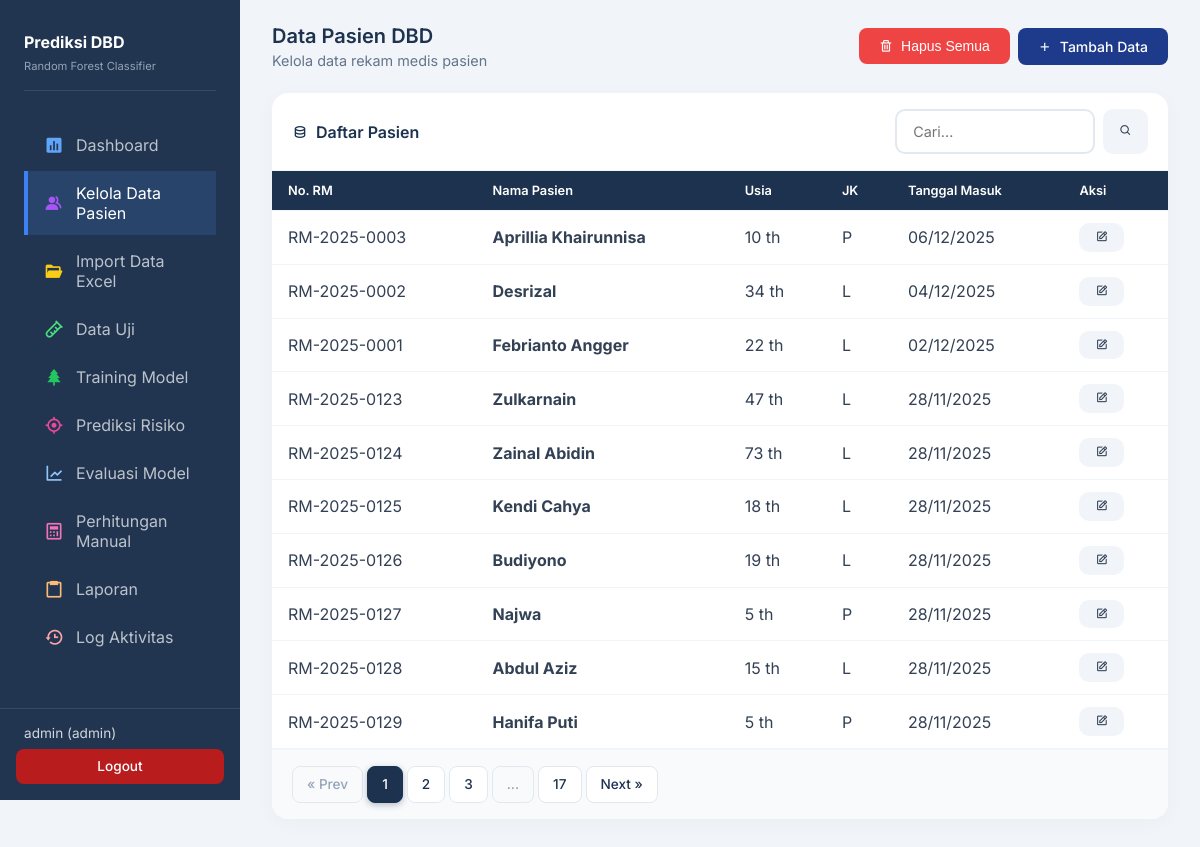
/data/ (signed in), run on the app's committed database.
### app/models.py (models this page shows, shortened)
class User(UserMixin, db.Model):
    __tablename__ = 'users'
    id = db.Column(db.Integer, primary_key=True)
    username = db.Column(db.String(50), unique=True, nullable=False)
    password = db.Column(db.String(255), nullable=False)
    nama_lengkap = db.Column(db.String(100), nullable=False)
    email = db.Column(db.String(100))
    role = db.Column(db.Enum('admin', 'petugas'), default='petugas')
    foto = db.Column(db.String(255), default='default.png')
    status = db.Column(db.Enum('aktif', 'nonaktif'), default='aktif')
    last_login = db.Column(db.DateTime)
    created_at = db.Column(db.DateTime, default=datetime.utcnow)
    updated_at = db.Column(db.DateTime, default=datetime.utcnow, onupdate=datetime.utcnow)

class PasienDBD(db.Model):
    __tablename__ = 'pasien_dbd'
    id = db.Column(db.Integer, primary_key=True)
    no_rm = db.Column(db.String(20), unique=True)
    nama_pasien = db.Column(db.String(100), nullable=False)
    usia = db.Column(db.Integer, nullable=False)
    jenis_kelamin = db.Column(db.Enum('L', 'P'), nullable=False)
    alamat = db.Column(db.Text)
    tanggal_masuk = db.Column(db.Date, nullable=False)
    tanggal_keluar = db.Column(db.Date)
    lama_rawat = db.Column(db.Integer)
    bulan = db.Column(db.String(20))
    tahun = db.Column(db.Integer)
    created_at = db.Column(db.DateTime, default=datetime.utcnow)
    updated_at = db.Column(db.DateTime, default=datetime.utcnow, onupdate=datetime.utcnow)

### app/routes/data.py (the view, shortened to what this page needs)
@data_bp.route('/')
@login_required
@admin_or_petugas_required
def index():
    page = request.args.get('page', 1, type=int)
    search = request.args.get('search', '')
    query = PasienDBD.query
    pasien = query.order_by(PasienDBD.tanggal_masuk.desc()).paginate(
        page=page, per_page=10, error_out=False
    )
    return render_template('data/index.html', pasien=pasien, search=search)

### app/templates/data/index.html (shortened to what this page needs)
{% extends "base.html" %}
{% block content %}
<div class="page-header d-flex justify-content-between align-items-center mb-4">
    <div>
        <h4 class="fw-bold text-dark mb-1">Data Pasien DBD</h4>
        <p class="text-muted mb-0" style="font-size: 0.9rem;">Kelola data rekam medis pasien</p>
    </div>
    <div class="d-flex gap-2">
        {% if current_user.role == 'admin' %}
        <form action="{{ url_for('data.delete_all') }}" method="POST" onsubmit="return confirm('Yakin ingin menghapus SELURUH data pasien? Aksi ini tidak dapat dibatalkan!');">
            <button type="submit" class="btn btn-danger shadow-sm" style="border-radius: 8px;"><i class='bx bx-trash me-1'></i> Hapus Semua</button>
        </form>
        {% endif %}
        <a href="{{ url_for('data.create') }}" class="btn btn-primary shadow-sm" style="border-radius: 8px; background: #1e3a8a; border: none;"><i class='bx bx-plus me-1'></i> Tambah Data</a>
    </div>
</div>
<div class="card" style="border-radius: 16px; border: none; box-shadow: 0 4px 20px rgba(0,0,0,0.03); background: white;">
    <div class="card-header">
        <h5><i class='bx bx-data text-primary me-2'></i>Daftar Pasien</h5>
        <form method="GET" class="d-flex gap-2">
            <input type="text" name="search" class="form-control" style="width: 200px;" placeholder="Cari..." value="{{ search }}">
            <button type="submit" class="btn btn-secondary btn-sm"><i class='bx bx-search'></i></button>
        </form>
    </div>
    <div class="card-body" style="padding: 0;">
        <table class="table">
            <thead>
                <tr>
                    <th>No. RM</th>
                    <th>Nama Pasien</th>
                    <th>Usia</th>
                    <th>JK</th>
                    <th>Tanggal Masuk</th>
                    <th>Aksi</th>
                </tr>
            </thead>
            <tbody>
                {% for p in pasien.items %}
                <tr>
                    <td>{{ p.no_rm or '-' }}</td>
                    <td><strong>{{ p.nama_pasien }}</strong></td>
                    <td>{{ p.usia }} th</td>
                    <td>{{ p.jenis_kelamin }}</td>
                    <td>{{ p.tanggal_masuk.strftime('%d/%m/%Y') if p.tanggal_masuk else '-' }}</td>
                    <td>
                        <a href="{{ url_for('data.edit', id=p.id) }}" class="btn btn-sm btn-secondary"><i class='bx bx-edit'></i></a>
                    </td>
                </tr>
                {% else %}
                <tr><td colspan="6" class="text-center text-muted py-4">Tidak ada data pasien</td></tr>
                {% endfor %}
            </tbody>
        </table>
    </div>
    {% if pasien.pages > 1 %}
    <div class="card-footer">
        <nav aria-label="Page navigation">
            <ul class="pagination justify-content-center mb-0">
                <li class="page-item {% if not pasien.has_prev %}disabled{% endif %}">
                    <a class="page-link" href="{{ url_for('data.index', page=pasien.prev_num, search=search) if pasien.has_prev else '#' }}">&laquo; Prev</a>
                </li>
                {% for page_num in pasien.iter_pages(left_edge=1, right_edge=1, left_current=2, right_current=2) %}
                    {% if page_num %}
                        <li class="page-item {% if page_num == pasien.page %}active{% endif %}">
                            <a class="page-link" href="{{ url_for('data.index', page=page_num, search=search) }}">{{ page_num }}</a>
                        </li>
                    {% else %}
                        <li class="page-item disabled"><span class="page-link">...</span></li>
                    {% endif %}
                {% endfor %}
                <li class="page-item {% if not pasien.has_next %}disabled{% endif %}">
                    <a class="page-link" href="{{ url_for('data.index', page=pasien.next_num, search=search) if pasien.has_next else '#' }}">Next &raquo;</a>
                </li>
            </ul>
        </nav>
    </div>
    {% endif %}
</div>
{% endblock %}

### app/templates/base.html (shortened to what this page needs)
<!DOCTYPE html>
<html lang="id">
<head>
    <link href="https://unpkg.com/boxicons@2.1.4/css/boxicons.min.css" rel="stylesheet">
</head>
<body>
    <aside class="sidebar" id="sidebar">
        <div class="sidebar-brand" style="margin-top: 0.5rem;">
            <div class="sidebar-brand-text">
                <h5>Prediksi DBD</h5>
                <small>Random Forest Classifier</small>
            </div>
        </div>
        <ul class="nav-menu">
            <li class="nav-item">
                <a href="{{ url_for('main.index') }}" class="nav-link {% if request.endpoint == 'main.index' %}active{% endif %}">
                    <i class='bx bxs-bar-chart-square' style="color: #60a5fa;"></i>
                    <span>Dashboard</span>
                </a>
            </li>
            {% if current_user.role in ['admin', 'petugas'] %}
            <li class="nav-item">
                <a href="{{ url_for('data.index') }}" class="nav-link {% if request.endpoint == 'data.index' %}active{% endif %}">
                    <i class='bx bxs-group' style="color: #a855f7;"></i>
                    <span>Kelola Data Pasien</span>
                </a>
            </li>
            <li class="nav-item">
                <a href="{{ url_for('data.import_excel') }}" class="nav-link {% if request.endpoint == 'data.import_excel' %}active{% endif %}">
                    <i class='bx bxs-folder-open' style="color: #facc15;"></i>
                    <span>Import Data Excel</span>
                </a>
            </li>
            {% endif %}
            {% if current_user.role in ['admin', 'petugas'] %}
            <li class="nav-item">
                <a href="{{ url_for('data_uji.index') }}" class="nav-link {% if request.endpoint == 'data_uji.index' %}active{% endif %}">
                    <i class='bx bx-test-tube' style="color: #4ade80;"></i>
                    <span>Data Uji</span>
                </a>
            </li>
            {% endif %}
            {% if current_user.role in ['admin', 'petugas'] %}
            <li class="nav-item">
                <a href="{{ url_for('training.index') }}" class="nav-link {% if request.endpoint and 'training' in request.endpoint %}active{% endif %}">
                    <i class='bx bxs-tree' style="color: #22c55e;"></i>
                    <span>Training Model</span>
                </a>
            </li>
            {% endif %}
            <li class="nav-item">
                <a href="{{ url_for('prediksi.index') }}" class="nav-link {% if 'prediksi' in request.endpoint %}active{% endif %}">
                    <i class='bx bx-target-lock' style="color: #ec4899;"></i>
                    <span>Prediksi Risiko</span>
                </a>
            </li>
            <li class="nav-item">
                <a href="{{ url_for('evaluasi.index') }}" class="nav-link {% if 'evaluasi' in request.endpoint %}active{% endif %}">
                    <i class='bx bx-line-chart' style="color: #93c5fd;"></i>
                    <span>Evaluasi Model</span>
                </a>
            </li>
            {% if current_user.role in ['admin', 'petugas'] %}
            <li class="nav-item">
                <a href="{{ url_for('perhitungan.index') }}" class="nav-link {% if request.endpoint and 'perhitungan' in request.endpoint %}active{% endif %}">
                    <i class='bx bx-calculator' style="color: #f472b6;"></i>
                    <span>Perhitungan Manual</span>
                </a>
            </li>
            {% endif %}
            <li class="nav-item">
                <a href="{{ url_for('laporan.index') }}" class="nav-link {% if request.endpoint and 'laporan' in request.endpoint %}active{% endif %}">
                    <i class='bx bx-clipboard' style="color: #fdba74;"></i>
                    <span>Laporan</span>
                </a>
            </li>
            {% if current_user.role == 'admin' %}
            <li class="nav-item">
                <a href="{{ url_for('log.index') }}" class="nav-link {% if 'log' in request.endpoint %}active{% endif %}">
                    <i class='bx bx-history' style="color: #fca5a5;"></i>
                    <span>Log Aktivitas</span>
                </a>
            </li>
            {% endif %}
        </ul>
        <div class="user-menu" style="padding: 1rem; border-top: 1px solid rgba(255,255,255,0.1); margin: auto -1.5rem 0 -1.5rem; background: var(--sidebar-bg);">
            <div style="margin-bottom: 0.5rem; padding: 0 0.5rem; font-size: 0.85rem; color: rgba(255,255,255,0.8);">
                {{ current_user.username }} ({{ current_user.role }})
            </div>
            <a href="{{ url_for('auth.logout') }}" class="btn btn-danger" style="width: 100%; border-radius: 8px; padding: 0.6rem; justify-content: center; background: #b91c1c; border: none; font-size: 0.85rem;">
                Logout
            </a>
        </div>
    </aside>
    <main class="main-content">
        {% block content %}{% endblock %}
    </main>
</body>
</html>

### data on the page
User: username "admin", role "admin"
PasienDBD: no_rm "RM-2025-0003", nama_pasien "Aprillia Khairunnisa", usia "10", jenis_kelamin "P", tanggal_masuk "06/12/2025"
PasienDBD: no_rm "RM-2025-0002", nama_pasien "Desrizal", usia "34", jenis_kelamin "L", tanggal_masuk "04/12/2025"
PasienDBD: no_rm "RM-2025-0001", nama_pasien "Febrianto Angger", usia "22", jenis_kelamin "L", tanggal_masuk "02/12/2025"
PasienDBD: no_rm "RM-2025-0123", nama_pasien "Zulkarnain", usia "47", jenis_kelamin "L", tanggal_masuk "28/11/2025"
PasienDBD: no_rm "RM-2025-0124", nama_pasien "Zainal Abidin", usia "73", jenis_kelamin "L", tanggal_masuk "28/11/2025"
PasienDBD: no_rm "RM-2025-0125", nama_pasien "Kendi Cahya", usia "18", jenis_kelamin "L", tanggal_masuk "28/11/2025"
PasienDBD: no_rm "RM-2025-0126", nama_pasien "Budiyono", usia "19", jenis_kelamin "L", tanggal_masuk "28/11/2025"
PasienDBD: no_rm "RM-2025-0127", nama_pasien "Najwa", usia "5", jenis_kelamin "P", tanggal_masuk "28/11/2025"
PasienDBD: no_rm "RM-2025-0128", nama_pasien "Abdul Aziz", usia "15", jenis_kelamin "L", tanggal_masuk "28/11/2025"
PasienDBD: no_rm "RM-2025-0129", nama_pasien "Hanifa Puti", usia "5", jenis_kelamin "P", tanggal_masuk "28/11/2025"

### other printed values
{{ page_num }} "1" "2" "3" "17"
